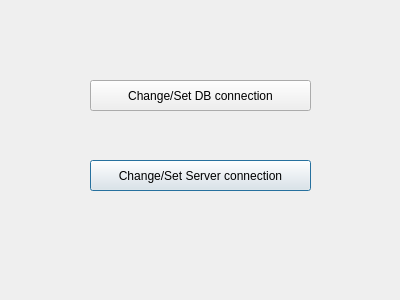
<?xml version="1.0" encoding="UTF-8"?>
<ui version="4.0">
 <class>ServerDataBaseConnectionDialogBase</class>
 <widget class="QDialog" name="ServerDataBaseConnectionDialogBase">
  <property name="geometry">
   <rect>
    <x>0</x>
    <y>0</y>
    <width>400</width>
    <height>300</height>
   </rect>
  </property>
  <property name="windowTitle">
   <string>Server and Database connection</string>
  </property>
  <widget class="QPushButton" name="ChangeSetServer">
   <property name="geometry">
    <rect>
     <x>90</x>
     <y>160</y>
     <width>221</width>
     <height>31</height>
    </rect>
   </property>
   <property name="text">
    <string>Change/Set Server connection</string>
   </property>
  </widget>
  <widget class="QPushButton" name="ChangeSetDB">
   <property name="geometry">
    <rect>
     <x>90</x>
     <y>80</y>
     <width>221</width>
     <height>31</height>
    </rect>
   </property>
   <property name="text">
    <string>Change/Set DB connection</string>
   </property>
  </widget>
 </widget>
 <resources/>
 <connections/>
</ui>
